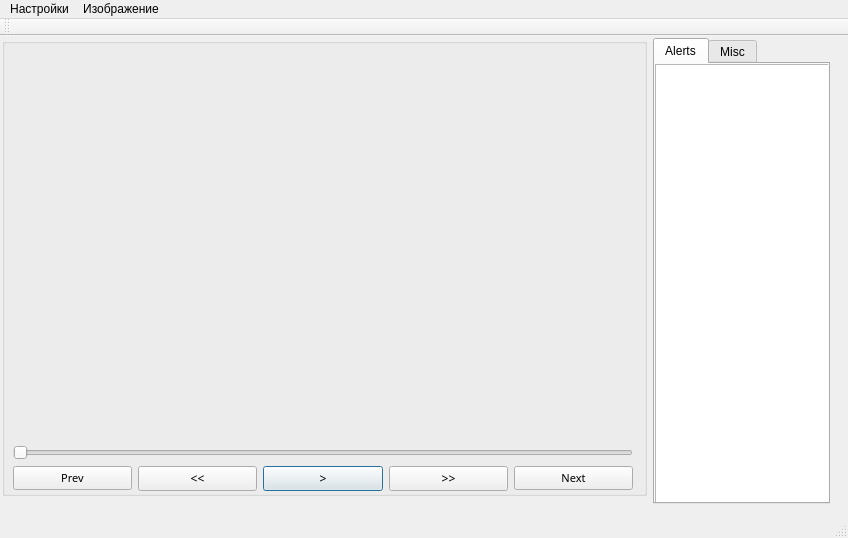
<?xml version="1.0" encoding="UTF-8"?>
<ui version="4.0">
 <class>MainWindow</class>
 <widget class="QMainWindow" name="MainWindow">
  <property name="geometry">
   <rect>
    <x>0</x>
    <y>0</y>
    <width>848</width>
    <height>538</height>
   </rect>
  </property>
  <property name="minimumSize">
   <size>
    <width>0</width>
    <height>0</height>
   </size>
  </property>
  <property name="maximumSize">
   <size>
    <width>9999</width>
    <height>9999</height>
   </size>
  </property>
  <property name="windowTitle">
   <string>Player</string>
  </property>
  <property name="tabShape">
   <enum>QTabWidget::Rounded</enum>
  </property>
  <widget class="QWidget" name="centralWidget">
   <widget class="QWidget" name="layoutWidget">
    <property name="geometry">
     <rect>
      <x>0</x>
      <y>0</y>
      <width>841</width>
      <height>471</height>
     </rect>
    </property>
    <layout class="QHBoxLayout" name="horizontalLayout_2">
     <property name="leftMargin">
      <number>2</number>
     </property>
     <property name="topMargin">
      <number>2</number>
     </property>
     <item>
      <widget class="QGroupBox" name="groupBox">
       <property name="minimumSize">
        <size>
         <width>645</width>
         <height>400</height>
        </size>
       </property>
       <property name="title">
        <string/>
       </property>
       <property name="alignment">
        <set>Qt::AlignCenter</set>
       </property>
       <property name="flat">
        <bool>false</bool>
       </property>
       <widget class="QWidget" name="layoutWidget">
        <property name="geometry">
         <rect>
          <x>0</x>
          <y>0</y>
          <width>642</width>
          <height>464</height>
         </rect>
        </property>
        <layout class="QVBoxLayout" name="verticalLayout_2">
         <item>
          <widget class="QLabel" name="label">
           <property name="minimumSize">
            <size>
             <width>640</width>
             <height>400</height>
            </size>
           </property>
           <property name="text">
            <string/>
           </property>
          </widget>
         </item>
         <item>
          <layout class="QVBoxLayout" name="verticalLayout">
           <item>
            <widget class="QSlider" name="playback_slider">
             <property name="orientation">
              <enum>Qt::Horizontal</enum>
             </property>
            </widget>
           </item>
           <item>
            <layout class="QHBoxLayout" name="horizontalLayout">
             <item>
              <widget class="QPushButton" name="prevmoment_button">
               <property name="font">
                <font>
                 <family>Sitka</family>
                 <pointsize>8</pointsize>
                 <weight>50</weight>
                 <bold>false</bold>
                </font>
               </property>
               <property name="text">
                <string>Prev</string>
               </property>
               <property name="shortcut">
                <string>Left</string>
               </property>
              </widget>
             </item>
             <item>
              <widget class="QPushButton" name="slowdown_button">
               <property name="font">
                <font>
                 <family>Sitka Small</family>
                </font>
               </property>
               <property name="text">
                <string>&lt;&lt;</string>
               </property>
               <property name="shortcut">
                <string>Down</string>
               </property>
              </widget>
             </item>
             <item>
              <widget class="QPushButton" name="start_button">
               <property name="font">
                <font>
                 <family>Sitka Small</family>
                 <weight>50</weight>
                 <bold>false</bold>
                </font>
               </property>
               <property name="text">
                <string>&gt;</string>
               </property>
               <property name="shortcut">
                <string>Space</string>
               </property>
               <property name="autoDefault">
                <bool>true</bool>
               </property>
               <property name="default">
                <bool>true</bool>
               </property>
              </widget>
             </item>
             <item>
              <widget class="QPushButton" name="speedup_button">
               <property name="font">
                <font>
                 <family>Sitka Small</family>
                </font>
               </property>
               <property name="text">
                <string>&gt;&gt;</string>
               </property>
               <property name="shortcut">
                <string>Up</string>
               </property>
              </widget>
             </item>
             <item>
              <widget class="QPushButton" name="nextmoment_button">
               <property name="font">
                <font>
                 <family>Sitka</family>
                 <pointsize>8</pointsize>
                 <weight>50</weight>
                 <bold>false</bold>
                </font>
               </property>
               <property name="text">
                <string>Next</string>
               </property>
               <property name="shortcut">
                <string>Right</string>
               </property>
              </widget>
             </item>
            </layout>
           </item>
          </layout>
         </item>
        </layout>
       </widget>
      </widget>
     </item>
     <item>
      <widget class="QTabWidget" name="tabWidget">
       <property name="minimumSize">
        <size>
         <width>154</width>
         <height>466</height>
        </size>
       </property>
       <property name="currentIndex">
        <number>0</number>
       </property>
       <property name="usesScrollButtons">
        <bool>false</bool>
       </property>
       <property name="tabsClosable">
        <bool>false</bool>
       </property>
       <property name="movable">
        <bool>true</bool>
       </property>
       <widget class="QWidget" name="tab">
        <attribute name="title">
         <string>Alerts</string>
        </attribute>
        <widget class="QListWidget" name="listWidget">
         <property name="geometry">
          <rect>
           <x>0</x>
           <y>0</y>
           <width>181</width>
           <height>442</height>
          </rect>
         </property>
        </widget>
       </widget>
       <widget class="QWidget" name="tab_2">
        <attribute name="title">
         <string>Misc</string>
        </attribute>
        <widget class="QListWidget" name="listWidget2">
         <property name="geometry">
          <rect>
           <x>0</x>
           <y>0</y>
           <width>181</width>
           <height>442</height>
          </rect>
         </property>
        </widget>
       </widget>
      </widget>
     </item>
    </layout>
   </widget>
  </widget>
  <widget class="QMenuBar" name="menuBar">
   <property name="geometry">
    <rect>
     <x>0</x>
     <y>0</y>
     <width>848</width>
     <height>21</height>
    </rect>
   </property>
   <widget class="QMenu" name="menu">
    <property name="title">
     <string>Настройки</string>
    </property>
    <addaction name="changefile_action"/>
    <addaction name="change_videopath_action"/>
    <addaction name="separator"/>
    <addaction name="begin_analyze"/>
   </widget>
   <widget class="QMenu" name="menu_2">
    <property name="title">
     <string>Изображение</string>
    </property>
    <addaction name="show_masks"/>
   </widget>
   <addaction name="menu"/>
   <addaction name="menu_2"/>
  </widget>
  <widget class="QToolBar" name="mainToolBar">
   <attribute name="toolBarArea">
    <enum>TopToolBarArea</enum>
   </attribute>
   <attribute name="toolBarBreak">
    <bool>false</bool>
   </attribute>
  </widget>
  <widget class="QStatusBar" name="statusBar"/>
  <action name="show_masks">
   <property name="text">
    <string>Отображать маски</string>
   </property>
  </action>
  <action name="changefile_action">
   <property name="text">
    <string>Выбрать файл для анализа</string>
   </property>
  </action>
  <action name="change_videopath_action">
   <property name="text">
    <string>Указать путь к видеофайлам</string>
   </property>
  </action>
  <action name="begin_analyze">
   <property name="text">
    <string>Начать анализ</string>
   </property>
  </action>
 </widget>
 <layoutdefault spacing="6" margin="11"/>
 <resources/>
 <connections/>
</ui>
